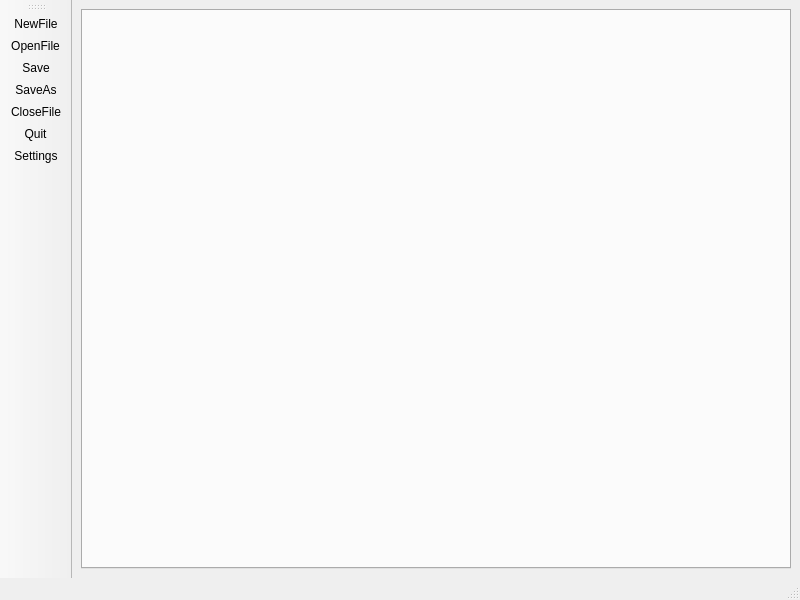
<?xml version="1.0" encoding="UTF-8"?>
<ui version="4.0">
 <class>MainWindow</class>
 <widget class="QMainWindow" name="MainWindow">
  <property name="geometry">
   <rect>
    <x>0</x>
    <y>0</y>
    <width>800</width>
    <height>600</height>
   </rect>
  </property>
  <property name="windowTitle">
   <string>read and write text files</string>
  </property>
  <property name="windowIcon">
   <iconset resource="icon.qrc">
    <normaloff>:/image/open.png</normaloff>:/image/open.png</iconset>
  </property>
  <widget class="QWidget" name="centralwidget">
   <layout class="QGridLayout" name="gridLayout">
    <item row="0" column="0">
     <widget class="QTabWidget" name="tabWidget"/>
    </item>
   </layout>
  </widget>
  <widget class="QStatusBar" name="statusbar"/>
  <widget class="QToolBar" name="toolBar">
   <property name="windowTitle">
    <string>toolBar</string>
   </property>
   <property name="iconSize">
    <size>
     <width>42</width>
     <height>42</height>
    </size>
   </property>
   <attribute name="toolBarArea">
    <enum>LeftToolBarArea</enum>
   </attribute>
   <attribute name="toolBarBreak">
    <bool>false</bool>
   </attribute>
   <addaction name="actionNewFile"/>
   <addaction name="actionOpenFile"/>
   <addaction name="actionSave"/>
   <addaction name="actionSaveAs"/>
   <addaction name="actionCloseFile"/>
   <addaction name="actionQuit"/>
   <addaction name="actionSettings"/>
  </widget>
  <action name="actionOpenFile">
   <property name="icon">
    <iconset resource="icon.qrc">
     <normaloff>:/image/open.png</normaloff>:/image/open.png</iconset>
   </property>
   <property name="text">
    <string>OpenFile</string>
   </property>
   <property name="toolTip">
    <string>open text file</string>
   </property>
   <property name="shortcut">
    <string>Ctrl+O</string>
   </property>
  </action>
  <action name="actionNewFile">
   <property name="icon">
    <iconset resource="icon.qrc">
     <normaloff>:/image/new.png</normaloff>:/image/new.png</iconset>
   </property>
   <property name="text">
    <string>NewFile</string>
   </property>
   <property name="toolTip">
    <string>New text file</string>
   </property>
   <property name="shortcut">
    <string>Ctrl+N</string>
   </property>
  </action>
  <action name="actionQuit">
   <property name="icon">
    <iconset resource="icon.qrc">
     <normaloff>:/image/quit.png</normaloff>:/image/quit.png</iconset>
   </property>
   <property name="text">
    <string>Quit</string>
   </property>
   <property name="toolTip">
    <string>Quit Application</string>
   </property>
   <property name="shortcut">
    <string>Ctrl+Q</string>
   </property>
  </action>
  <action name="actionSave">
   <property name="icon">
    <iconset resource="icon.qrc">
     <normaloff>:/image/save.png</normaloff>:/image/save.png</iconset>
   </property>
   <property name="text">
    <string>Save</string>
   </property>
   <property name="toolTip">
    <string>save text file</string>
   </property>
   <property name="shortcut">
    <string>Ctrl+S</string>
   </property>
  </action>
  <action name="actionSaveAs">
   <property name="icon">
    <iconset resource="icon.qrc">
     <normaloff>:/image/save_as.png</normaloff>:/image/save_as.png</iconset>
   </property>
   <property name="text">
    <string>SaveAs</string>
   </property>
   <property name="toolTip">
    <string>save as text file</string>
   </property>
   <property name="shortcut">
    <string>Ctrl+Shift+S</string>
   </property>
  </action>
  <action name="actionSettings">
   <property name="icon">
    <iconset resource="icon.qrc">
     <normaloff>:/image/settings.png</normaloff>:/image/settings.png</iconset>
   </property>
   <property name="text">
    <string>Settings</string>
   </property>
   <property name="toolTip">
    <string>setting text file</string>
   </property>
  </action>
  <action name="actionCloseFile">
   <property name="icon">
    <iconset resource="icon.qrc">
     <normaloff>:/image/close.png</normaloff>:/image/close.png</iconset>
   </property>
   <property name="text">
    <string>CloseFile</string>
   </property>
   <property name="toolTip">
    <string>close text file</string>
   </property>
   <property name="shortcut">
    <string>Ctrl+W</string>
   </property>
  </action>
 </widget>
 <resources>
  <include location="icon.qrc"/>
 </resources>
 <connections/>
</ui>
